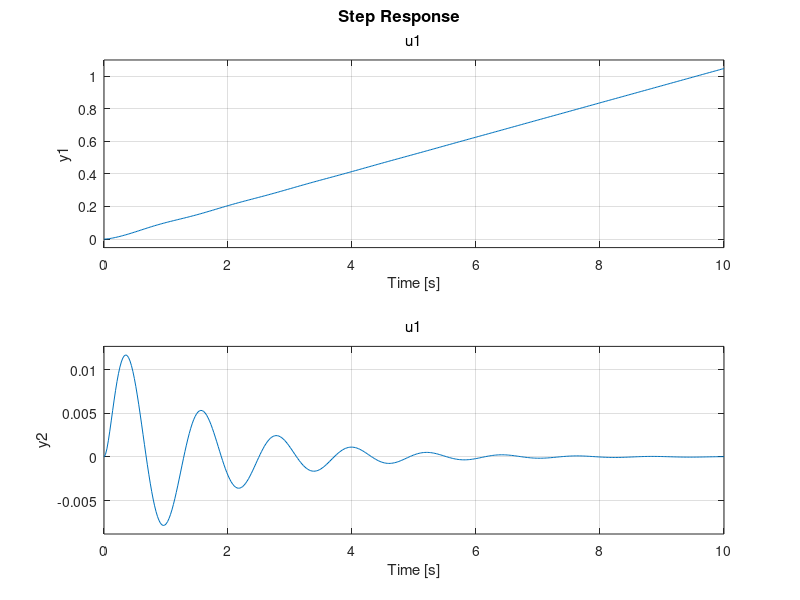
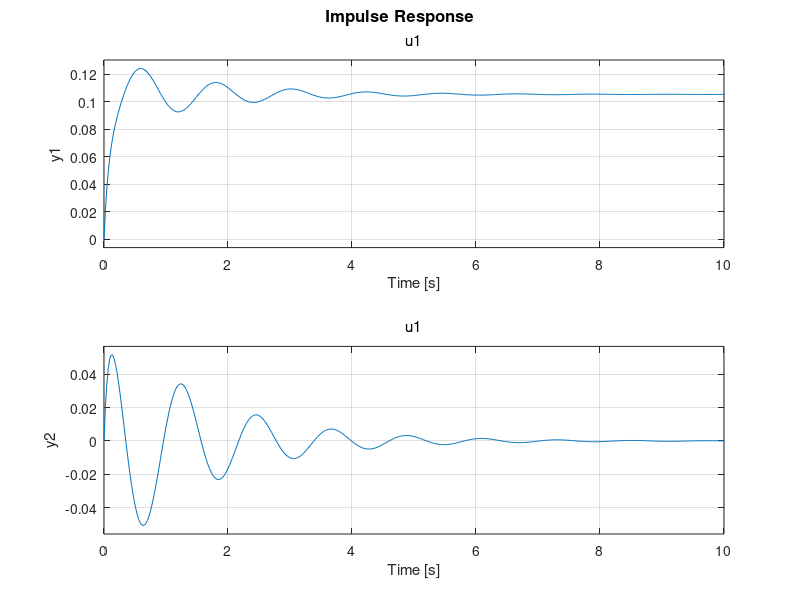
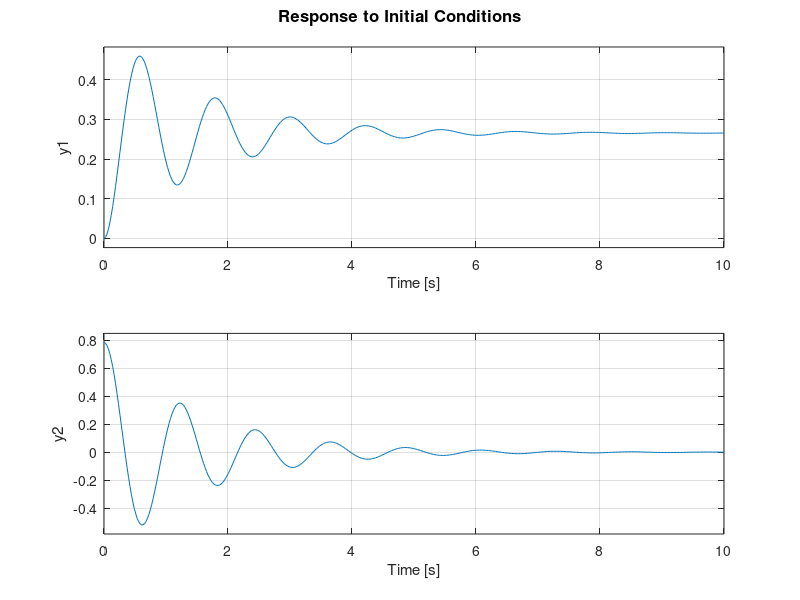

Write MATLAB code to recreate these figures, in order.
close all
M   = 0.95; % Trolley mass [kg]
m   = 1.30; % Container mass [kg]
L   = 1;   % Cable length [m]
k_m = -10;  % Nm
b_x = 10;  % kgs-1
b_phi = 2; %pdf value: 0.75;% kgs-1
g = 9.81;

A = [0,0,1,0;
    0,0,0,1;
    0,m*g/M,-b_x,-m*b_phi;
    0,(-m*g-M*g)/(M*L),-b_x,(-m*b_phi-M*b_phi)/(M*L)];
B = [0;0;1/M;1/(M*L)];
C = [1,0,0,0;
    0,1,0,0];
D = [0;0];
figure
Crane = ss(A,B,C,D);
step(Crane);
figure
impulse(Crane);
figure
initial(Crane,[0,pi/4,0,0])